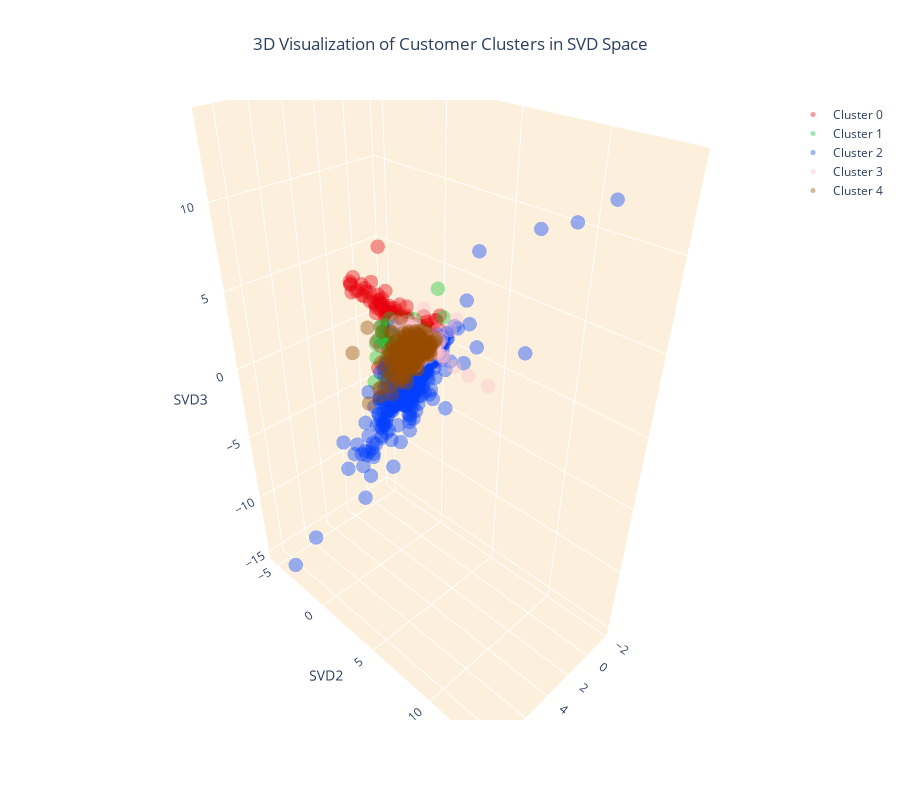

The code cell stored with this chart in its notebook:
### Code cell
# Create separate data frames for each cluster
cluster_0 = customer_data_pca5[customer_data_pca5['cluster'] == 0]
cluster_1 = customer_data_pca5[customer_data_pca5['cluster'] == 1]
cluster_2 = customer_data_pca5[customer_data_pca5['cluster'] == 2]
cluster_3 = customer_data_pca5[customer_data_pca5['cluster'] == 3]
cluster_4 = customer_data_pca5[customer_data_pca5['cluster'] == 4]

# Create a 3D scatter plot
fig = go.Figure()

# Add data points for each cluster separately and specify the color
fig.add_trace(go.Scatter3d(x=cluster_0['SVD1'], y=cluster_0['SVD2'], z=cluster_0['SVD3'], 
                           mode='markers', marker=dict(color=colors[0], size=5, opacity=0.4), name='Cluster 0'))
fig.add_trace(go.Scatter3d(x=cluster_1['SVD1'], y=cluster_1['SVD2'], z=cluster_1['SVD3'], 
                           mode='markers', marker=dict(color=colors[1], size=5, opacity=0.4), name='Cluster 1'))
fig.add_trace(go.Scatter3d(x=cluster_2['SVD1'], y=cluster_2['SVD2'], z=cluster_2['SVD3'], 
                           mode='markers', marker=dict(color=colors[2], size=5, opacity=0.4), name='Cluster 2'))
fig.add_trace(go.Scatter3d(x=cluster_3['SVD1'], y=cluster_3['SVD2'], z=cluster_3['SVD3'], 
                           mode='markers', marker=dict(color=colors[3], size=5, opacity=0.4), name='Cluster 3'))
fig.add_trace(go.Scatter3d(x=cluster_4['SVD1'], y=cluster_4['SVD2'], z=cluster_4['SVD3'], 
                           mode='markers', marker=dict(color=colors[4], size=5, opacity=0.4), name='Cluster 4'))

# Set the title and layout details
fig.update_layout(
    title=dict(text='3D Visualization of Customer Clusters in SVD Space', x=0.5),
    scene=dict(
        xaxis=dict(backgroundcolor="#fcf0dc", gridcolor='white', title='SVD1'),
        yaxis=dict(backgroundcolor="#fcf0dc", gridcolor='white', title='SVD2'),
        zaxis=dict(backgroundcolor="#fcf0dc", gridcolor='white', title='SVD3'),
    ),
    width=900,
    height=800
)

# Show the plot
fig.show()

### Figure 1 — Plotly figure (JSON) as saved in the notebook; plotly's stock layout.template omitted (floating-point values rounded to 4 significant figures; data arrays with more than 128 entries replaced by an {"elided": "..."} marker saying what was removed)
{"data": [{"marker": {"color": "#e8000b", "opacity": 0.4, "size": 5}, "mode": "markers", "name": "Cluster 0", "type": "scatter3d", "x": {"elided": "2286 float values"}, "y": {"elided": "2286 float values"}, "z": {"elided": "2286 float values"}}, {"marker": {"color": "#1ac938", "opacity": 0.4, "size": 5}, "mode": "markers", "name": "Cluster 1", "type": "scatter3d", "x": {"elided": "257 float values"}, "y": {"elided": "257 float values"}, "z": {"elided": "257 float values"}}, {"marker": {"color": "#023eff", "opacity": 0.4, "size": 5}, "mode": "markers", "name": "Cluster 2", "type": "scatter3d", "x": {"elided": "389 float values"}, "y": {"elided": "389 float values"}, "z": {"elided": "389 float values"}}, {"marker": {"color": "#FFC0CB", "opacity": 0.4, "size": 5}, "mode": "markers", "name": "Cluster 3", "type": "scatter3d", "x": {"elided": "916 float values"}, "y": {"elided": "916 float values"}, "z": {"elided": "916 float values"}}, {"marker": {"color": "#964B00", "opacity": 0.4, "size": 5}, "mode": "markers", "name": "Cluster 4", "type": "scatter3d", "x": {"elided": "219 float values"}, "y": {"elided": "219 float values"}, "z": {"elided": "219 float values"}}], "layout": {"height": 800, "scene": {"xaxis": {"backgroundcolor": "#fcf0dc", "gridcolor": "white", "title": {"text": "SVD1"}}, "yaxis": {"backgroundcolor": "#fcf0dc", "gridcolor": "white", "title": {"text": "SVD2"}}, "zaxis": {"backgroundcolor": "#fcf0dc", "gridcolor": "white", "title": {"text": "SVD3"}}}, "title": {"text": "3D Visualization of Customer Clusters in SVD Space", "x": 0.5}, "width": 900}}
